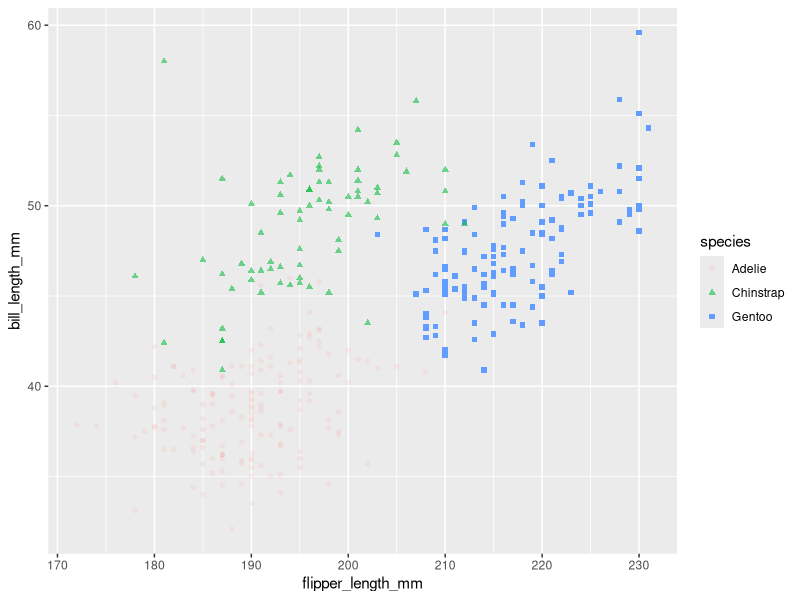
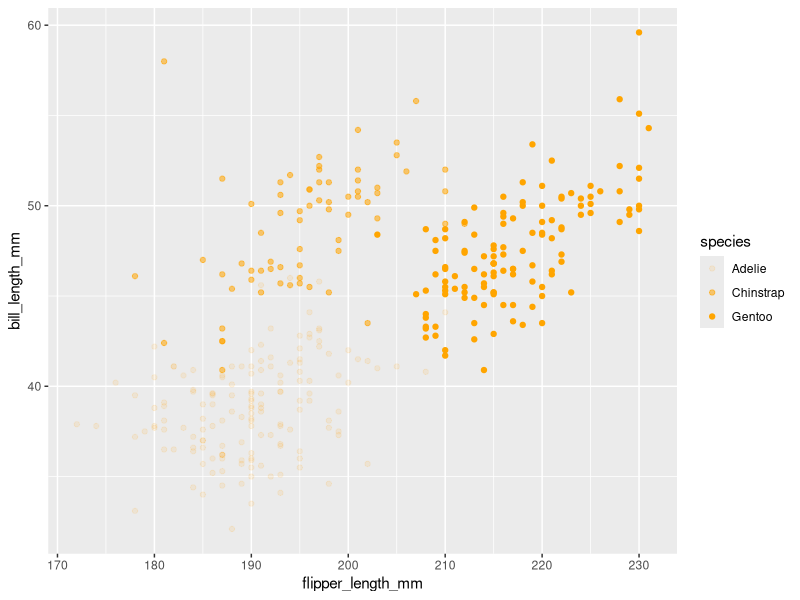

These figures' R source, in order:
library(tidyverse)
library(palmerpenguins)
data("penguins")
view(penguins)
library(ggplot2)
ggplot(data = penguins) + geom_point(mapping = aes(x=flipper_length_mm,y=bill_length_mm,color=species,shape=species,alpha=species))

# if we want same color

ggplot(data = penguins) + geom_point(mapping = aes(x=flipper_length_mm,y=bill_length_mm,alpha=species),color="orange")
